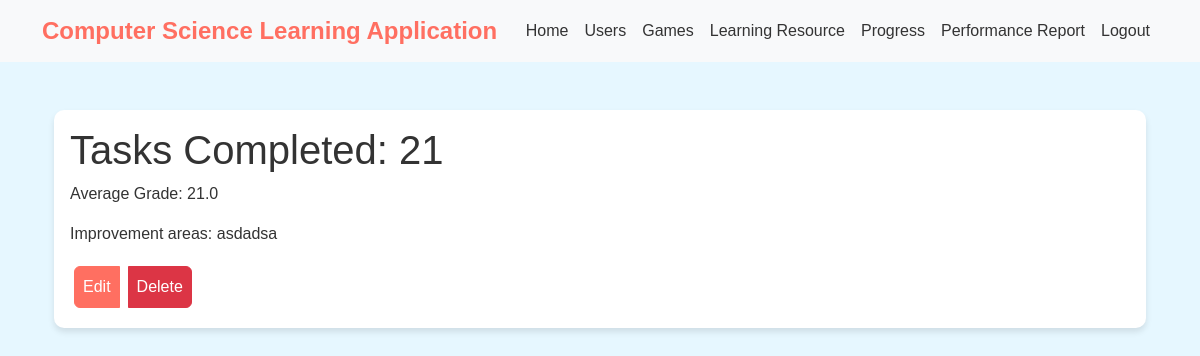
/performance_reports/1/ (signed in), run on the app's committed database.
### computer_science_learning_app/models.py (models this page shows, shortened)
class PerformanceReport(models.Model):
    ReportID = models.AutoField(primary_key=True)
    UserID = models.ForeignKey(Usersys, on_delete=models.CASCADE)
    TasksCompleted = models.IntegerField()
    AverageGrade = models.FloatField()
    AreasForDevelopment = models.TextField()

### computer_science_learning_app/views.py (the view)
# urls.py: path('performance_reports/<int:pk>/', PerformanceReportDetailView.as_view(), name='performance_report_detail'),
class PerformanceReportDetailView(LoginRequiredMixin,DetailView):
    model = PerformanceReport
    template_name = "performance_report_detail.html"
    context_object_name = "report"

### computer_science_learning_app/templates/performance_report_detail.html (shortened to what this page needs)
{% extends "base_template.html" %}
{% block content %}
<div class="container mt-5">
    <div class="card">
        <div class="card-body">
            <h1 class="card-title">Tasks Completed: {{ report.TasksCompleted }}</h1>
            <p class="card-text">Average Grade: {{ report.AverageGrade }}</p>
            <p class="card-text">Improvement areas: {{ report.AreasForDevelopment }}</p>
            <div class="btn-group">
                <a href="{% url 'performance_report_update' pk=report.pk %}" class="p-2 m-1 btn btn-primary">Edit</a>
                <a href="{% url 'performance_report_delete' pk=report.pk %}" class="p-2 m-1 btn btn-danger">Delete</a>
            </div>
        </div>
    </div>
</div>
{% endblock %}

### computer_science_learning_app/templates/base_template.html (style rules this page uses)
body { background-color: #e6f7ff; color: #333; font-family: Arial, sans-serif; }
.card { transition: all 0.3s ease-in-out; background-color: #fff; border: none; border-radius: 10px; box-shadow: 0 4px 6px rgba(0, 0, 0, 0.1); }
.btn-primary { background-color: #ff6f61; border-color: #ff6f61; }
body, .navbar, .nav-link, .card { color: #333; }

### data on the page
PerformanceReport: TasksCompleted "21", AverageGrade "21.0", AreasForDevelopment "asdadsa"
